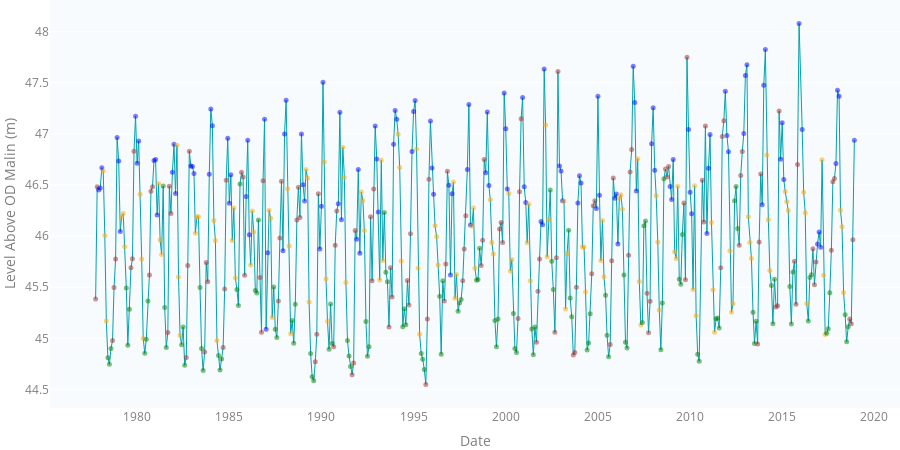

The notebook cell this image was saved under:
### Code cell
figure_4_3 = go.Figure(data=[trace], layout=TIMESERIES_LAYOUT)
figure_4_3.update_layout(
    yaxis=dict(title='Level Above OD Malin (m)'),
    xaxis=dict(title="Date"))
figure_4_3

### Figure 1 — Plotly figure (JSON) as saved in the notebook; plotly's stock layout.template omitted (floating-point values rounded to 4 significant figures; data arrays with more than 128 entries replaced by an {"elided": "..."} marker saying what was removed)
{"data": [{"hovertemplate": "%{x|%b %Y}<br><b>Lake Level</b><br>Monthly Mean: %{y:.2f} m<br><extra></extra>", "line": {"color": "#00a4ae", "width": 1}, "marker": {"color": {"elided": "493 str values"}, "opacity": 0.5, "size": 5}, "mode": "markers+lines", "name": "Monthly Mean", "type": "scatter", "x": {"elided": "493 str values"}, "y": {"elided": "493 float values"}}], "layout": {"font": {"color": "#7f7f7f"}, "height": 450, "hovermode": "closest", "legend": {"bgcolor": "rgba(0,0,0,0)", "itemclick": false, "itemdoubleclick": false, "orientation": "h"}, "margin": {"b": 0, "l": 0, "r": 0, "t": 0}, "paper_bgcolor": "rgba(0,0,0,0)", "plot_bgcolor": "#f7fbfd", "xaxis": {"fixedrange": true, "showgrid": false, "title": {"text": "Date"}}, "yaxis": {"fixedrange": true, "title": {"text": "Level Above OD Malin (m)"}}}}
